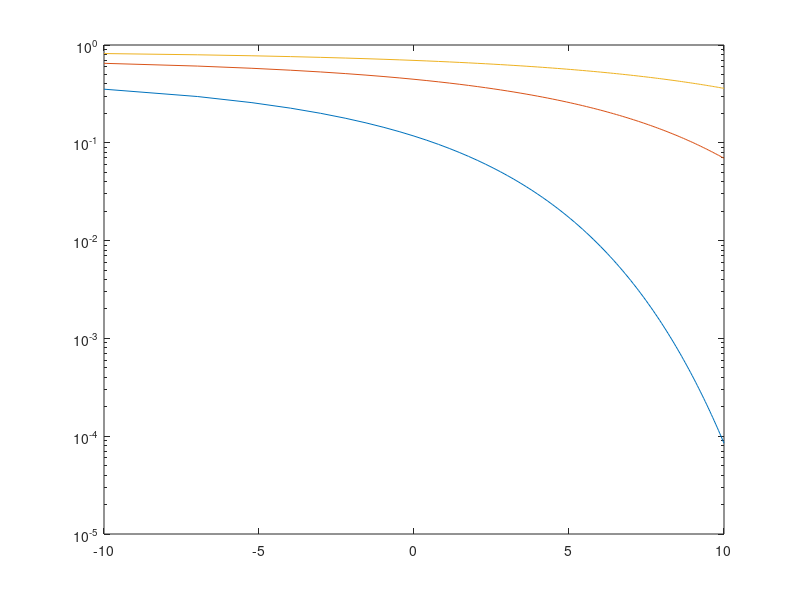

Write the MATLAB code that produced this figure.
SNR = 0: 0.1 : 10;


for i = 1:3
    M = 2^i;
    Pe = ((2*(M-1))/(M))*(0.5)*erfc((((3/(M^2-1))/(sqrt(2)))*(SNR)).^0.5)
    semilogy(10*log10(SNR), Pe)
    hold on
    % error probability and datarate tradeoff 
    % 8 pam has 3 bits at a time, so error prob sacrificed
end
